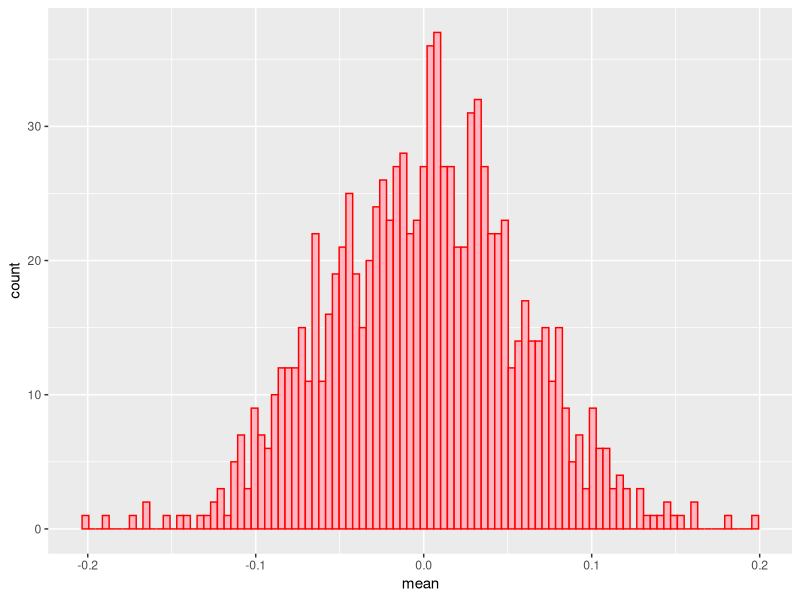
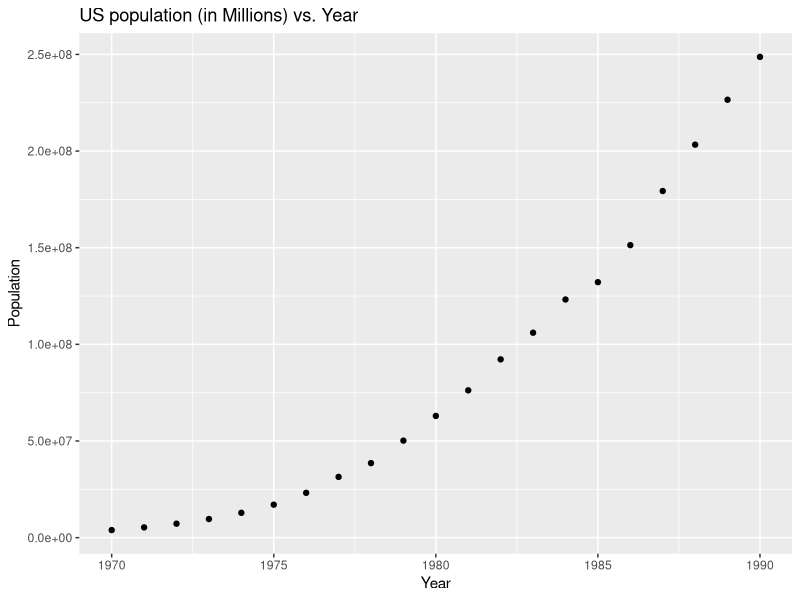
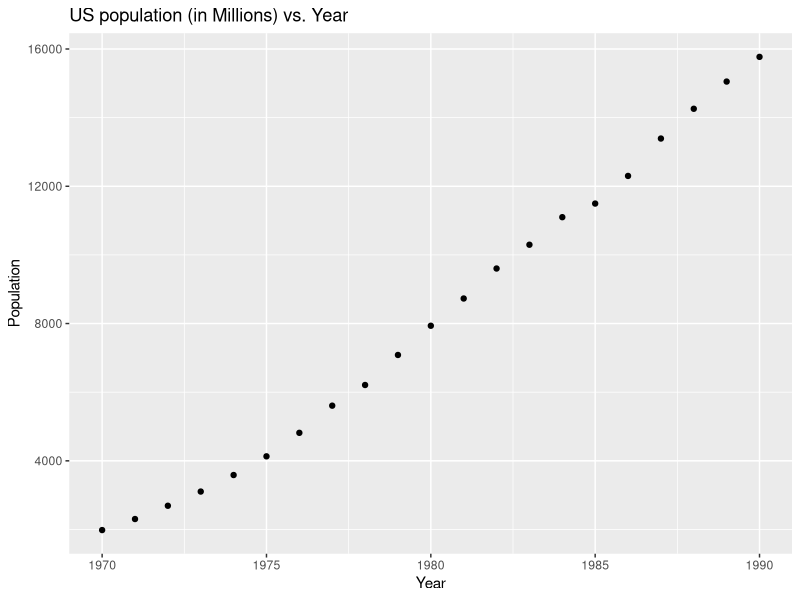

Recreate these plots in R, in order.
## ---- chunk 1
knitr::opts_chunk$set(echo = TRUE)
## ---- chunk 2
x <- runif(1000,min = -1, max = 1)
y <- x^2

cov(x,y)

cor(x,y)
## ---- chunk 3
x1 <- runif(10, min = -1, max = 1)
x2 <- runif(100, min = -1, max = 1)
x3 <- runif(1000, min = -1, max = 1)

mean(x1)

mean(x2)

mean(x3)

## ---- chunk 4
library(ggplot2)

iid = 1000
n = 100
samples = list()

mean = NULL
for(i in 1:iid){
  samples[[i]] = runif(100,-1,1)
  mean[i] = mean(samples[[i]])
}

graph = ggplot(data = data.frame(mean), aes(x = mean)) +
  geom_histogram(bins = 100, fill = "lightpink", col = "red")
graph
## ---- chunk 5
getwd()
setwd("/Users/celesteherrera/Documents/PSTAT174/Lab/Lab01")
library(tidyverse)
uspop = read.table("uspop.txt")

sqrt_uspop = sqrt(uspop$V1) 
seq_val = seq(1970,1990, by = 1)

# Plot US population (in Millions) vs Year

uspop %>%
  ggplot(aes(x= seq_val, y = V1, xlab = "Population")) +
  ggtitle("US population (in Millions) vs. Year") +
  geom_point() +
  xlab("Year")+
  ylab("Population")

# the square root of US population (in Millions), and plot it vs Year

uspop %>%
  ggplot(aes(x= seq_val, y = sqrt_uspop, xlab = "Population")) +
  ggtitle("US population (in Millions) vs. Year") +
  geom_point() +
  xlab("Year")+
  ylab("Population")
